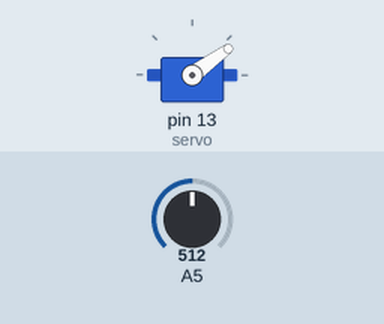
Recording of a sketch running on a simulated Arduino Uno, built with avr-gcc and run on an emulated ATmega328P. Parts: servo. The inputs (shaded band) are chosen by the test bench; at power-on: A5 = 512.

Above: at 1.2 s.
1.3 s: A5 set to 716
At 2.0 s:
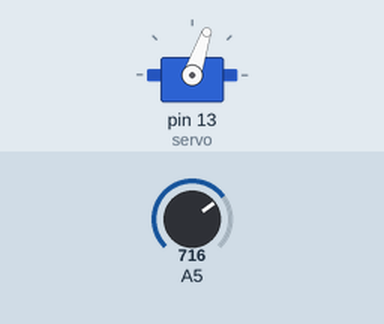
2.8 s: A5 set to 900
At 3.5 s:
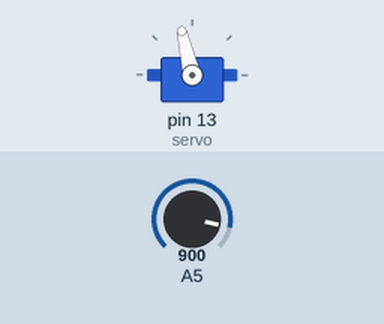
4.3 s: A5 set to 1023
At 5.5 s:
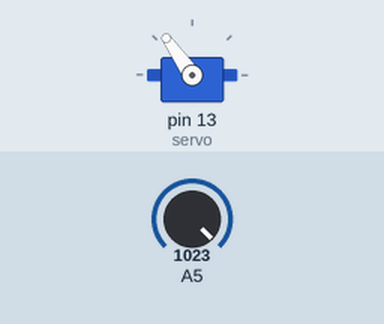
5.8 s: A5 set to 306
At 7.0 s:
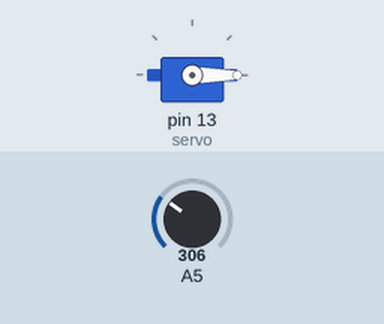
7.3 s: A5 set to 122
At 7.9 s:
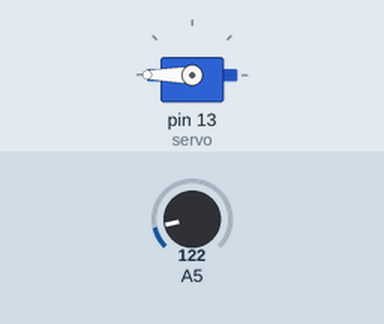
8.8 s: A5 set to 0
At 9.4 s:
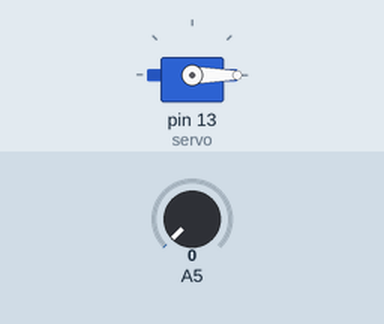
Timing chart, 0 to 11.3 s (numbered marks = the images above; inputs shaded):
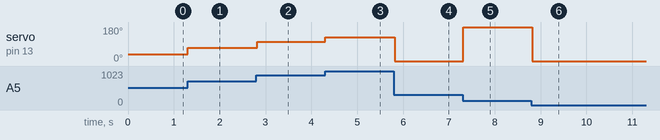

The sketch:

SERVO_LDR.ino
```cpp
#include<Servo.h>
Servo servo;
int potValue = 0;
int mapValue = 0;
int ldrValue = 0;

void setup() {
  servo.attach(13);
  pinMode(A5,INPUT);
}

void loop() {
  ldrValue = analogRead(A5);
  Serial.println(ldrValue);
  mapValue = map(ldrValue,0,100,0,179);
  servo.write(mapValue);
  delay(20);
}
```

Measured:
- after the input at 1.3 s, servo on pin 13 (servo): 36° → 71° at once
- after the input at 2.8 s, servo on pin 13 (servo): 71° → 103° at once
- after the input at 4.3 s, servo on pin 13 (servo): 103° → 125° at once
- after the input at 5.8 s, servo on pin 13 (servo): 125° → 0° at once
- after the input at 7.3 s, servo on pin 13 (servo): 0° → 180° at once
- after the input at 8.8 s, servo on pin 13 (servo): 180° → 0° at once
